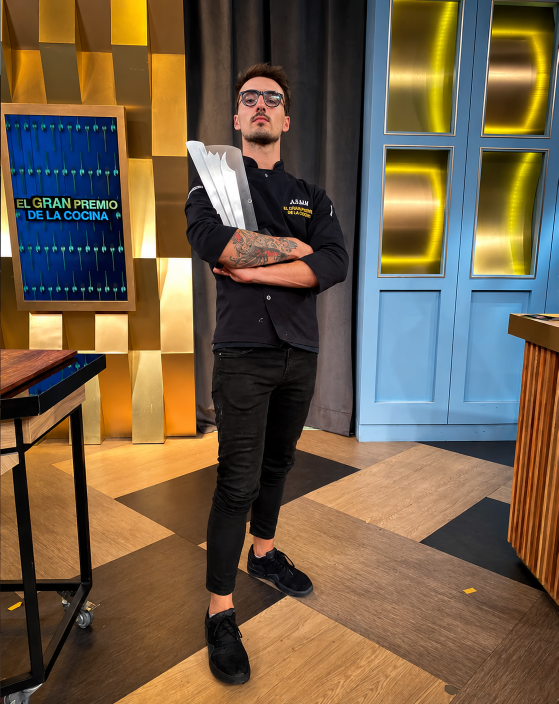
#> input picture diseño/fotos/Julián - con el trofeo de El Gran Premio de la Cocina (original).png, 1117 x 1408 px (shown at 1/2 size)
$ python fotos_web.py
#> lines starting #> are read from the running program, lines starting #| are printed output that depends on the picture; after the words box and inside, x2 and y2 are one past the last pixel; in counts of white or black regions, pixels touching at a corner belong together
"""
Versiones web de las fotos de Julián: blanco y negro (como el sitio: tinta
crema sobre negro), con contraste de grabado, en WebP a 1200 y 720 px de ancho.
Los originales quedan intactos en diseño/fotos/.
(Las primeras tres —mirada, chef y doble exposición— ya están hechas a mano en
sitio/public/fotos/; acá van las que se suman.)
Uso:  python3 herramientas/fotos_web.py
"""
import os
from PIL import Image, ImageOps, ImageEnhance, ImageFilter, ImageChops

RAIZ = os.path.dirname(os.path.dirname(os.path.abspath(__file__)))
ORIG = os.path.join(RAIZ, 'diseño', 'fotos')
WEB = os.path.join(RAIZ, 'sitio', 'public', 'fotos')

# original: (nombre web, cuánto se oscurecen los bordes para que el foco quede en Julián)
FOTOS = {
    'Julián - con el trofeo de El Gran Premio de la Cocina (original).png': ('julian-trofeo', 0.55),
    'Julián - emplatando (original).png': ('julian-emplatando', 0.35),
    'Julián - en movimiento (original).png': ('julian-movimiento', 0.0),
}


def byn(im):
    """Blanco y negro con negros hondos y luces sin quemar, apenas cálido (tinta crema)."""
    g = ImageOps.grayscale(im.convert('RGB'))
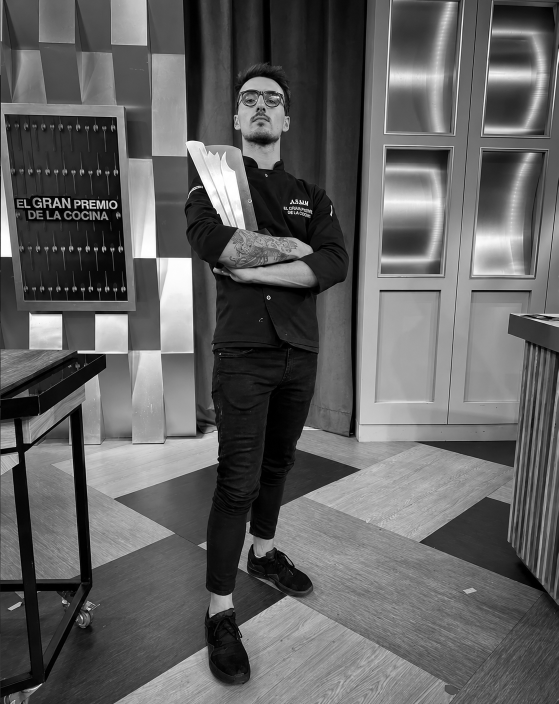
#> g: PIL image 1117x1408 L (shown at 1/2 size); min 0, max 255, mean 96.9
    g = ImageOps.autocontrast(g, cutoff=(1.2, 0.4))
    g = ImageEnhance.Contrast(g).enhance(1.12)
    return ImageOps.colorize(g, black='#070707', white='#f1ece1', mid='#8a857b')


def viñeta(im, fuerza):
    """Bordes que se hunden en el negro, como la luz de un taller."""
#> called with fuerza = 0.55
    if not fuerza:
        return im
    w, h = im.size
#> w = 1117; h = 1408
    m = Image.new('L', (w, h), 0)
#> m: PIL image 1117x1408 L; every value is 0
    centro = Image.new('L', (int(w * 0.62), int(h * 0.8)), 255)
#> centro: PIL image 692x1126 L; every value is 255
    m.paste(centro, ((w - centro.width) // 2, int(h * 0.08)))
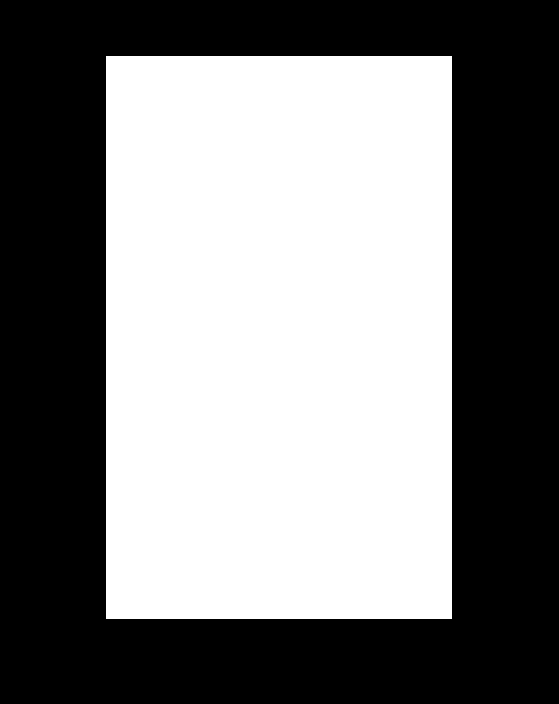
#> m: PIL image 1117x1408 L (shown at 1/2 size); 49.5% white; 1 white region, box (x1, y1, x2, y2) and area: (212, 112, 904, 1238) 779192
    m = m.filter(ImageFilter.GaussianBlur(min(w, h) * 0.18))
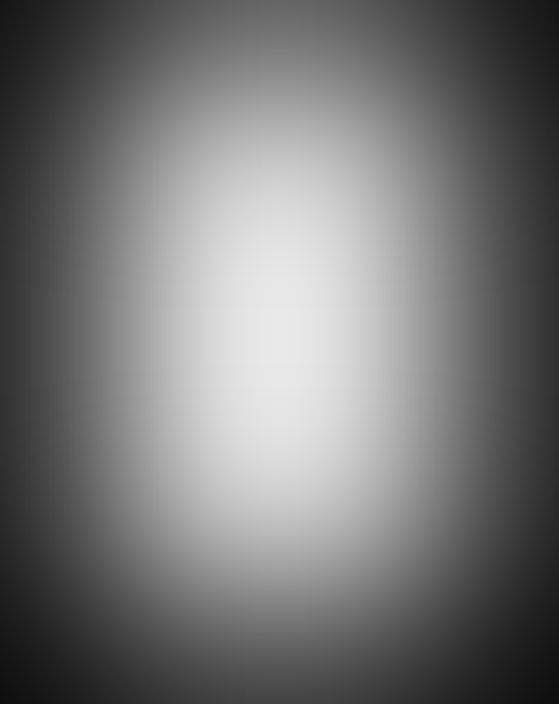
#> m: PIL image 1117x1408 L (shown at 1/2 size); min 14, max 233, mean 117.9
    m = m.point(lambda v: int(255 - (255 - v) * fuerza))
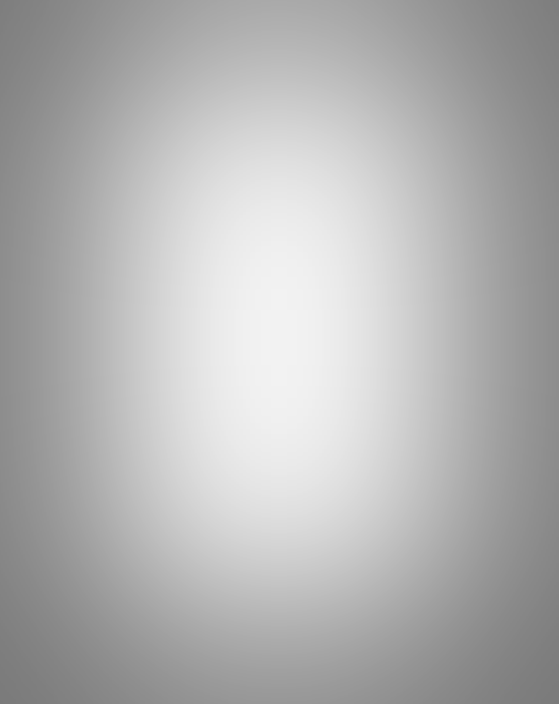
#> m: PIL image 1117x1408 L (shown at 1/2 size); min 122, max 242, mean 179.1
    return ImageChops.multiply(im, Image.merge('RGB', (m, m, m)))
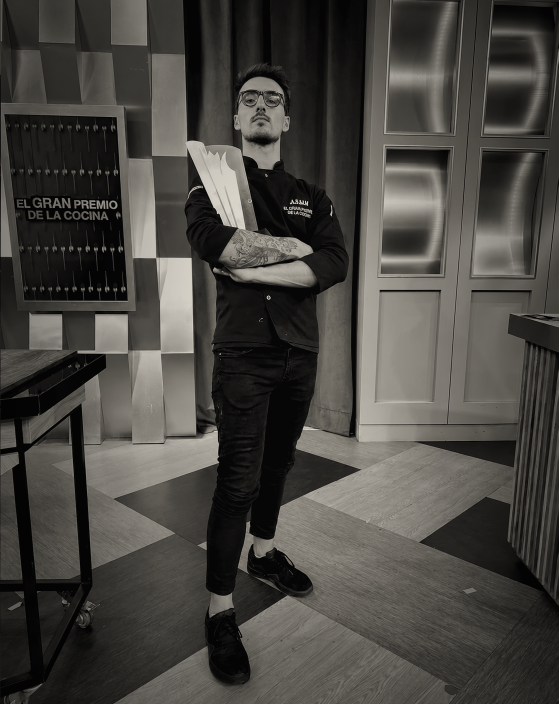
#> returned value: PIL image 1117x1408 RGB (shown at 1/2 size); mean R, G, B 72, 69.8, 65.2


if __name__ == '__main__':
    for nombre, (slug, fuerza) in FOTOS.items():
        im = viñeta(byn(Image.open(os.path.join(ORIG, nombre))), fuerza)
        for ancho in (1200, 720):
            w = min(ancho, im.width)
            v = im.resize((w, round(im.height * w / im.width)), Image.LANCZOS)
            destino = os.path.join(WEB, f'{slug}-{ancho}.webp')
            v.save(destino, 'WEBP', quality=80, method=6)
            print(destino, v.size, os.path.getsize(destino) // 1024, 'KB')
#> this loop made 2 passes
#> pass 2, `v = im.resize((w, round(im.height * w / im.width)), Image.LANCZOS)`:
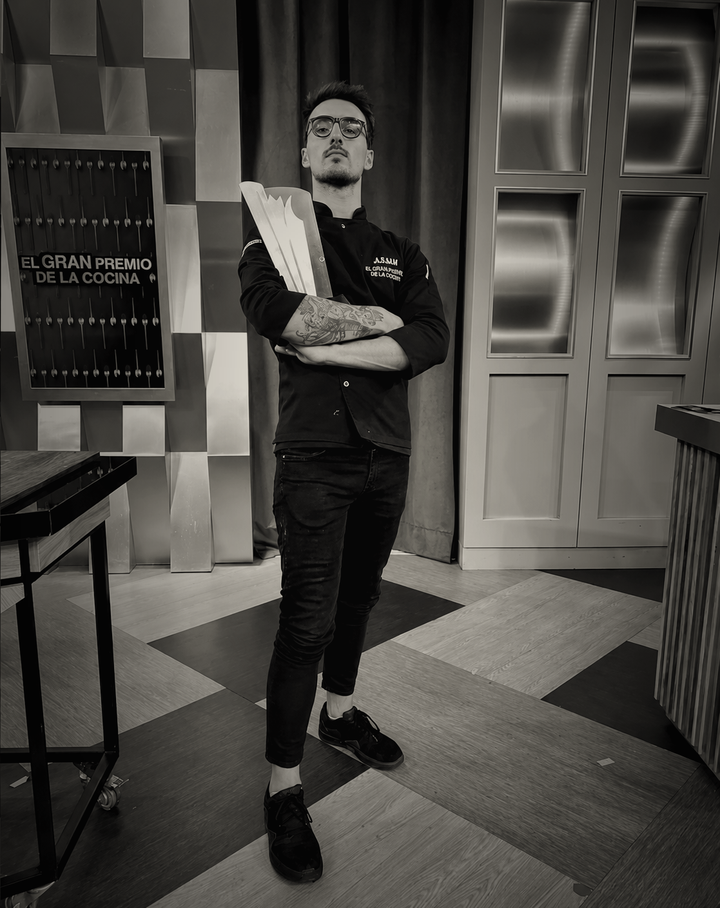
#> v: PIL image 720x908 RGB; mean R, G, B 72, 69.8, 65.2
#> pass 2 of the loop `for nombre, (slug, fuerza) in FOTOS.items():`:
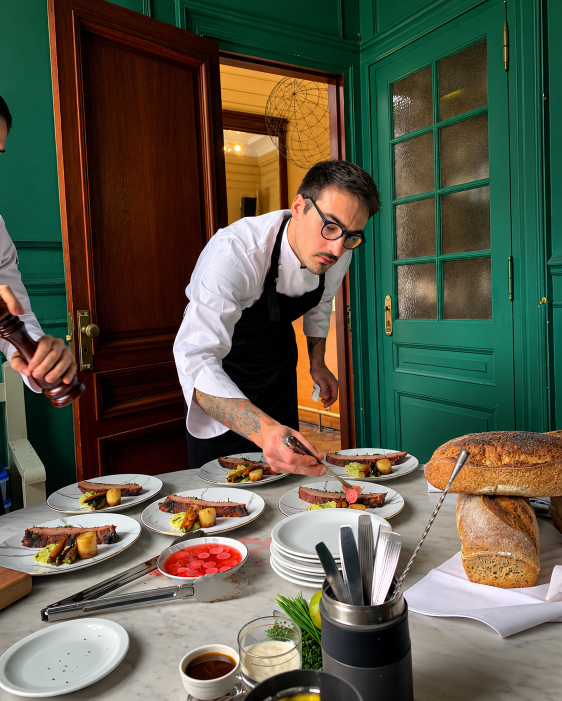
#> input picture diseño/fotos/Julián - emplatando (original).png, 1123 x 1401 px (shown at 1/2 size)
#> in viñeta (call 2), `w, h = im.size`: w = 1123; h = 1401
#> centro: PIL image 696x1120 L; every value is 255
#> in viñeta (call 2), `m.paste(centro, ((w - centro.width) // 2, int(h * 0.08)))`:
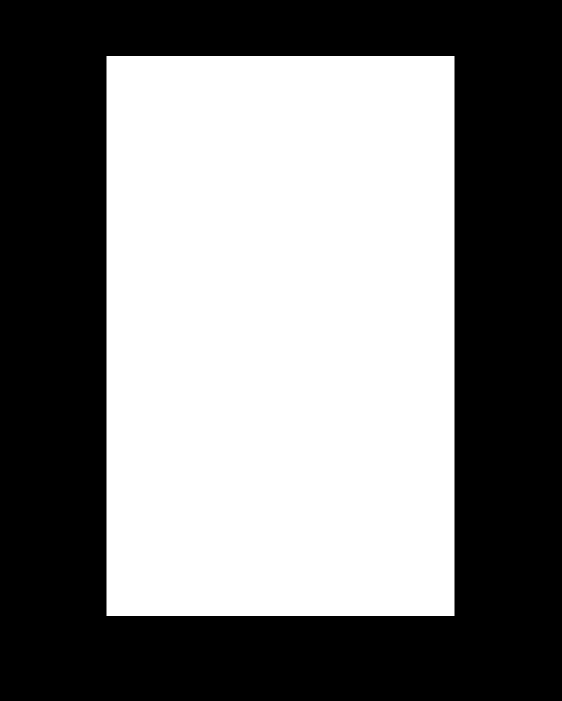
#> m: PIL image 1123x1401 L (shown at 1/2 size); 49.5% white; 1 white region, box (x1, y1, x2, y2) and area: (213, 112, 909, 1232) 779520
#> the loop `for ancho in (1200, 720):` made 2 passes
#| sitio/public/fotos/julian-emplatando-1200.webp (1123, 1401) 130 KB
#| sitio/public/fotos/julian-emplatando-720.webp (720, 898) 68 KB
#> pass 2, `v = im.resize((w, round(im.height * w / im.width)), Image.LANCZOS)`:
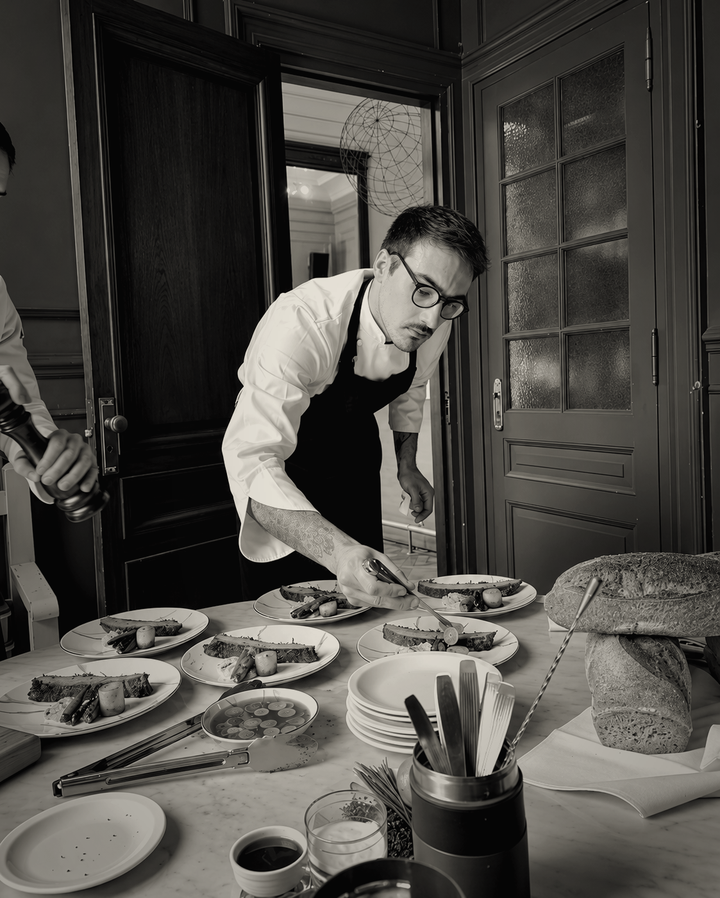
#> v: PIL image 720x898 RGB; mean R, G, B 76, 73.7, 69.1
#> pass 3 of the loop `for nombre, (slug, fuerza) in FOTOS.items():`:
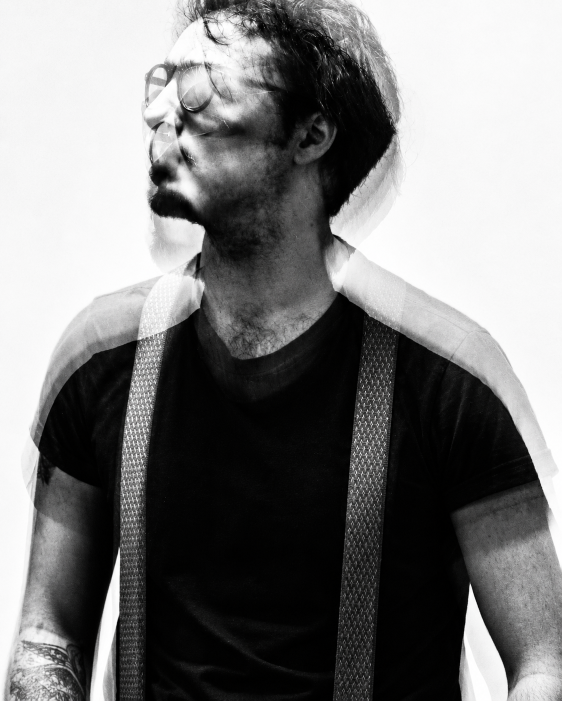
#> input picture diseño/fotos/Julián - en movimiento (original).png, 1123 x 1401 px (shown at 1/2 size)
#> in byn (call 3), `return ImageOps.colorize(g, black='#070707', white='#f1ece1', mid='#8a..`:
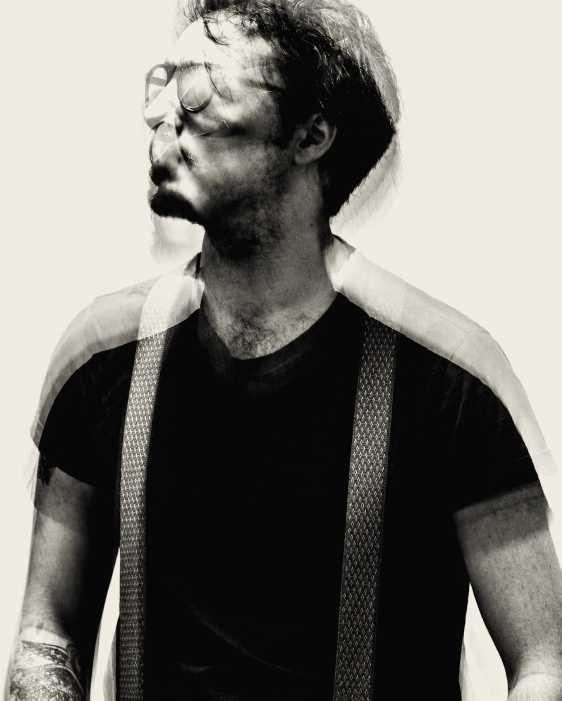
#> returned value: PIL image 1123x1401 RGB (shown at 1/2 size); mean R, G, B 121.8, 119, 113
#> the loop `for ancho in (1200, 720):` made 2 passes
#| sitio/public/fotos/julian-movimiento-1200.webp (1123, 1401) 89 KB
#| sitio/public/fotos/julian-movimiento-720.webp (720, 898) 44 KB
#> pass 2, `v = im.resize((w, round(im.height * w / im.width)), Image.LANCZOS)`:
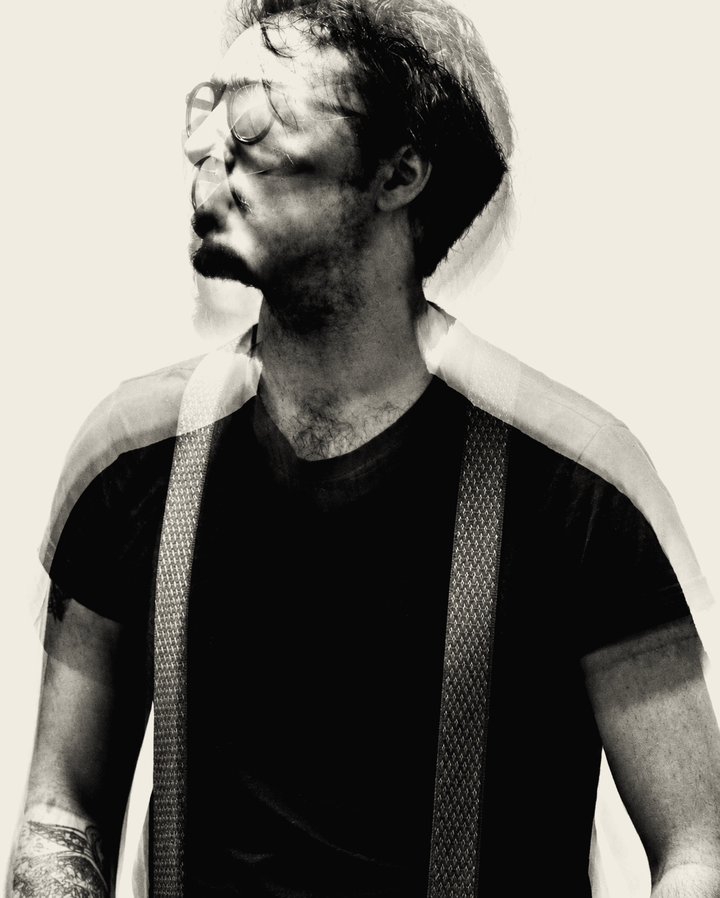
#> v: PIL image 720x898 RGB; mean R, G, B 121.8, 119, 113
